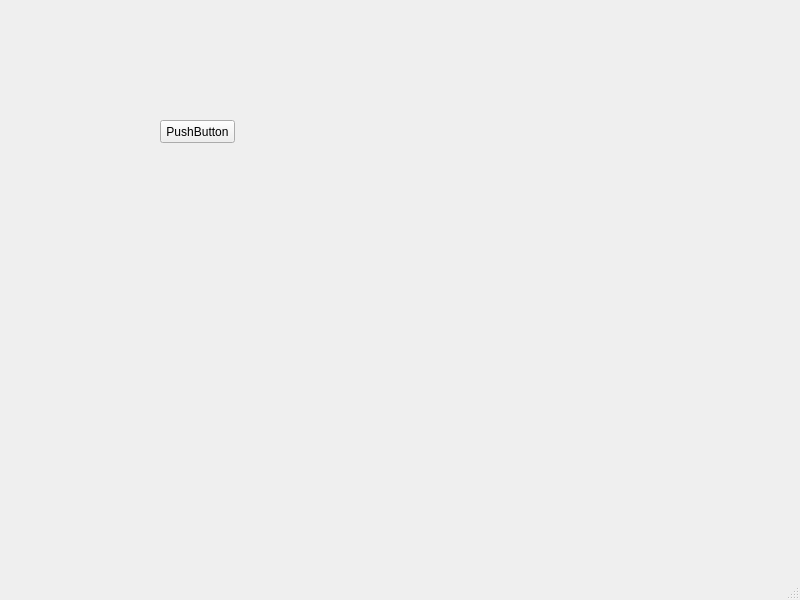
<?xml version="1.0" encoding="UTF-8"?>
<ui version="4.0">
 <class>MainWindow</class>
 <widget class="QMainWindow" name="MainWindow">
  <property name="geometry">
   <rect>
    <x>0</x>
    <y>0</y>
    <width>800</width>
    <height>600</height>
   </rect>
  </property>
  <property name="windowTitle">
   <string>MainWindow</string>
  </property>
  <widget class="QWidget" name="centralwidget">
   <widget class="QPushButton" name="pushButton">
    <property name="geometry">
     <rect>
      <x>160</x>
      <y>120</y>
      <width>75</width>
      <height>23</height>
     </rect>
    </property>
    <property name="text">
     <string>PushButton</string>
    </property>
   </widget>
  </widget>
  <widget class="QMenuBar" name="menubar">
   <property name="geometry">
    <rect>
     <x>0</x>
     <y>0</y>
     <width>800</width>
     <height>23</height>
    </rect>
   </property>
  </widget>
  <widget class="QStatusBar" name="statusbar"/>
 </widget>
 <resources/>
 <connections/>
</ui>
